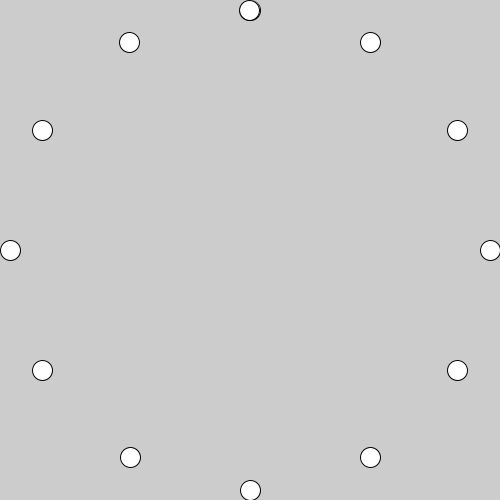
Frame 1 (no input)
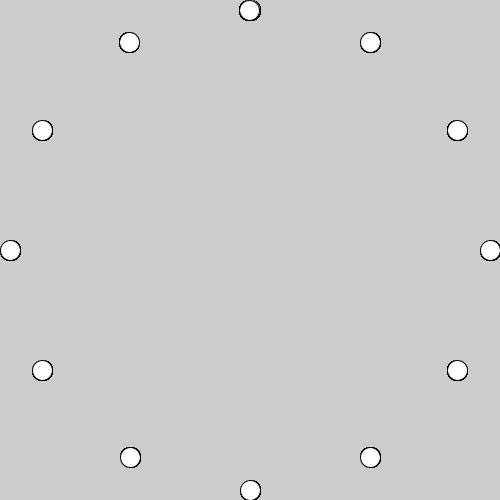
Frame 60 (the mouse pressed at the canvas centre just before this capture)
Frame 120 (the mouse held since frame 60 and released just before this capture): identical to frame 60, image omitted

The Processing sketch that drew these frames (run headless with seeded random() and noise(); from frame 60 on, the mouse is pressed at the canvas centre):

// Processing sketch: Lab_6_pt1
// ── Lab_6_pt1.pde
float midPoint;
void setup()
{
  size(500, 500);
  midPoint = width * 0.5f;
}

void draw()
{  
//  background(0);
//  fill(100);
  
  
//  float x = random(10, 100);
//  for(int i = 0; i <= width; i += x)
//  {
//    line(width/2, height/2, i, height);
//    line(width/2, height/2, i, 0);
//    line(width/2, height/2, 0, i);
//    line(width/2, height/2, width, i);
//  }
  
  
//  float r = 255;
//  for(int i = width; i > 0; i -= 10)
//  {
//    fill(r, 0, 0);
//    stroke(r, 0, 0);
//    ellipse(midPoint, midPoint, i, i);
//    r -= 5;
//  }

  
  float thetaInc = TWO_PI / 12.0f;
  float radius = (width / 2) - 10;
  float x, y;
  
  for(float theta = 0; theta <= TWO_PI; theta += thetaInc)
  {
    x = midPoint + sin(theta) * radius;
    y = midPoint - cos(theta) * radius;
    
    ellipse(x, y, 20, 20);
  }
  
}
